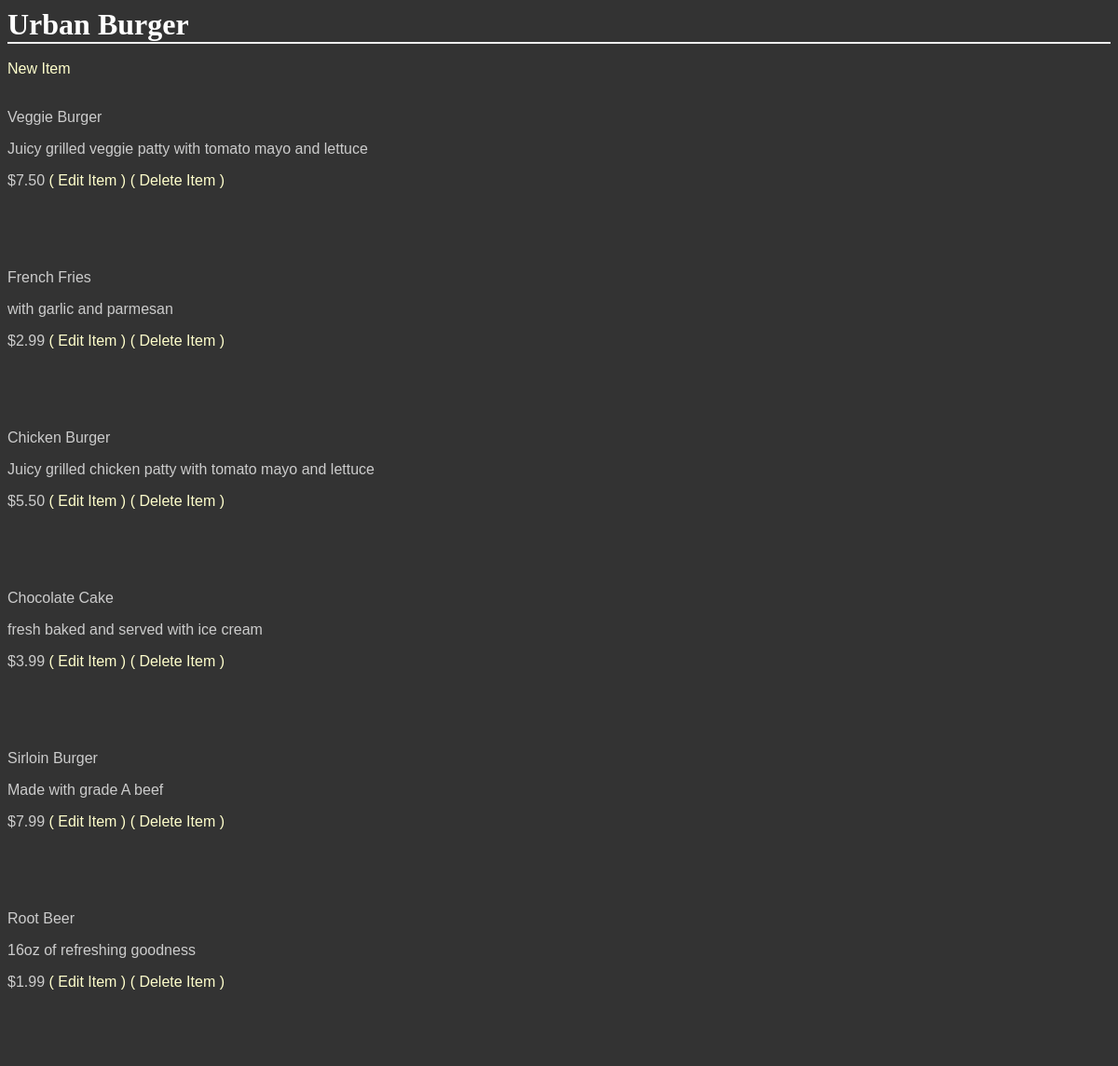
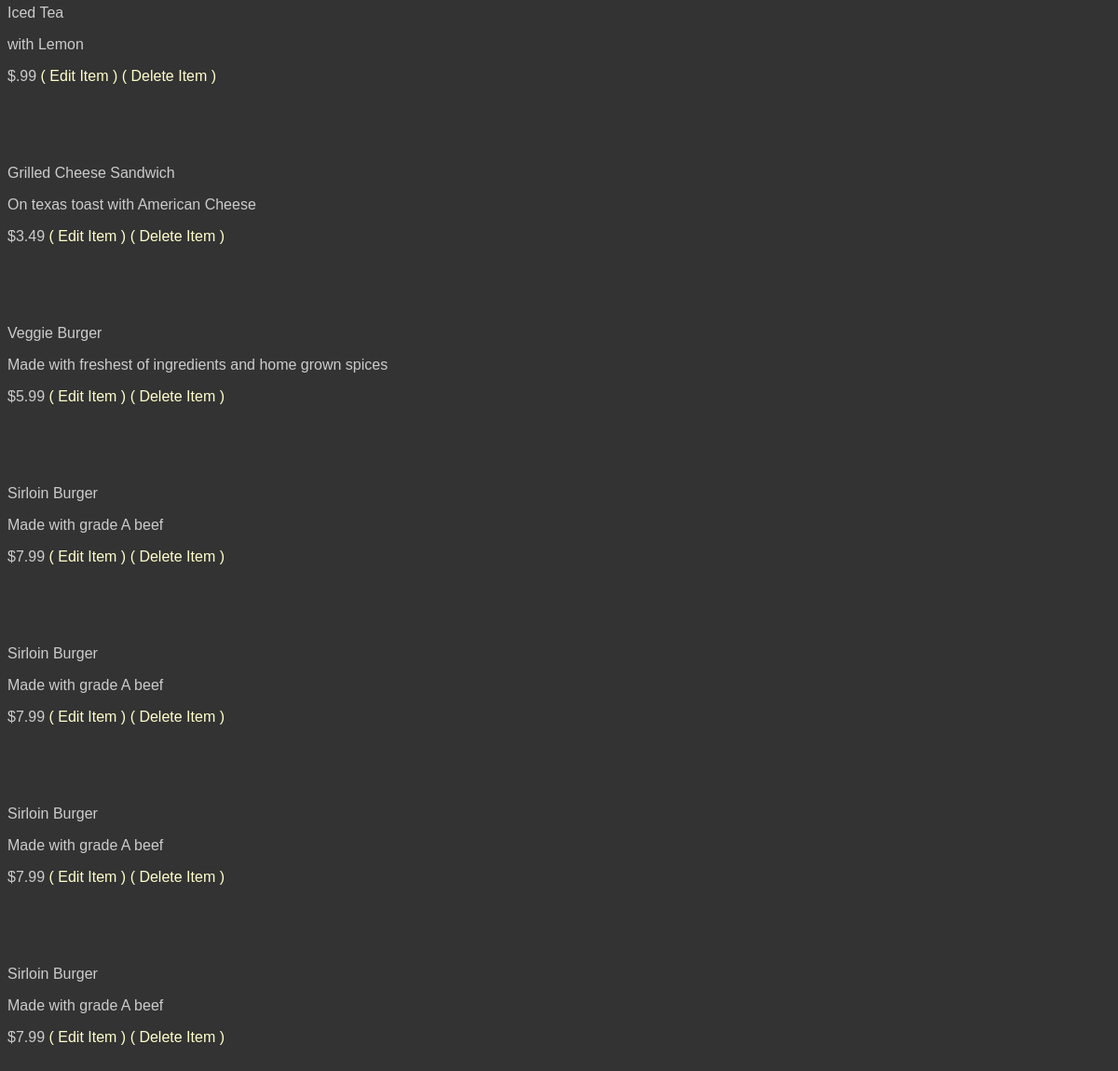
The app's page /GetShopItems/1/ with its own data (2 pictures, top to bottom).
### database_setup.py (models this page shows, shortened)
class Shop(Base):
    __tablename__ = 'shop'
    id = Column(Integer, primary_key=True)
    name = Column(String(250), nullable=False)
    owner = Column(String(50), nullable=False)
    profile_pic = Column(String(200))
    avatar_pic = Column(String(200))
    description = Column(String(250))
    cat_id = Column(Integer, ForeignKey('shop_category.id'))
    category = relationship(ShopCategory)

class Items(Base):
    __tablename__ = 'items'
    name = Column(String(80), nullable=False)
    id = Column(Integer, primary_key=True)
    short_description = Column(String(250))
    description = Column(String(500))
    quantity = Column(Integer, nullable=False)
    image = Column(String(20))
    price = Column(String(8))
    shop_id = Column(Integer, ForeignKey('shop.id'))
    shop = relationship(Shop, cascade="all, delete-orphan", single_parent=True)
    cat_id = Column(Integer, ForeignKey('sub_category.id'))
    SubCategory = relationship(SubCategory)

### project.py (the view)
@app.route('/GetShopItems/<int:shop_id>/')
def get_shop_items(shop_id):
    shop = session.query(Shop).filter_by(id=shop_id).one()
    items = session.query(Items).filter_by(shop_id=shop_id)
    return render_template('menu.html', shop=shop, items=items)

### templates/menu.html (shortened to what this page needs)
<html>
<head>
    <link rel="stylesheet" type="text/css" href="{{url_for('static', filename='style.css')}}">
</head>
<body>
<h1>
    {{ shop.name }}
</h1>
<br>
<a href="{{url_for('new_shop_item', shop_id=shop.id)}}">New Item</a>
{% for item in items %}
<br>
<br>
<p>{{ item.name }}</p>
<p>{{ item.description}}</p>
<p>{{ item.price }}
<a href="{{url_for('edit_shop_item', shop_id=shop.id, item_id=item.id)}}">( Edit Item )</a>
<a href="{{url_for('delete_shop_item', shop_id=shop.id, item_id=item.id)}}">( Delete Item )</a>
</p>
<br>
{% endfor %}
</body>
</html>

### static/style.css (style rules this page uses)
body { font-family: sans-serif; background-image: url('img3.jpg'); background-color: #333333 }
h1, h2, h3, h4 { color: #FFFFFF; }
h1, h2 { font-family: 'Georgia', serif; margin: 0; }
h1 { border-bottom: 2px solid #eee; }
p, dd, dt { color: #CCCCCC; }
a { text-decoration: none; color: #FFFFCC; }

### records on screen
Shop: name "Urban Burger"
Items: name "Veggie Burger", description "Juicy grilled veggie patty with tomato mayo and lettuce", price "$7.50"
Items: name "French Fries", description "with garlic and parmesan", price "$2.99"
Items: name "Chicken Burger", description "Juicy grilled chicken patty with tomato mayo and lettuce", price "$5.50"
Items: name "Chocolate Cake", description "fresh baked and served with ice cream", price "$3.99"
Items: name "Sirloin Burger", description "Made with grade A beef", price "$7.99"
Items: name "Root Beer", description "16oz of refreshing goodness", price "$1.99"
Items: name "Iced Tea", description "with Lemon", price "$.99"
Items: name "Grilled Cheese Sandwich", description "On texas toast with American Cheese", price "$3.49"
Items: name "Veggie Burger", description "Made with freshest of ingredients and home grown spices", price "$5.99"
Items: name "Sirloin Burger", description "Made with grade A beef", price "$7.99"
Items: name "Sirloin Burger", description "Made with grade A beef", price "$7.99"
Items: name "Sirloin Burger", description "Made with grade A beef", price "$7.99"
Items: name "Sirloin Burger", description "Made with grade A beef", price "$7.99"
